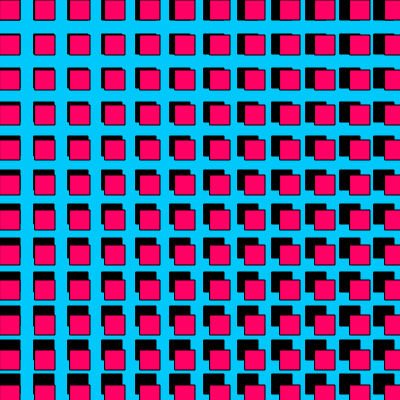
Frame 1 (no input)
Frame 60 (no input): identical to frame 1, image omitted
Frame 120 (the mouse pressed at the canvas centre since frame 60): identical to frame 1, image omitted

The p5.js sketch that drew this single still picture (run headless with seeded random() and noise() and a simulated clock; from frame 60 on, the mouse is pressed at the canvas centre):

// p5.js sketch
// ── sketch.js
let state = 0;

function setup() {
  createCanvas(400, 400);
  angleMode(DEGREES);
}

function draw() {
  background(220);

  switch (state) {
    case 0:
      background(0, 200, 250);
      for (let j = 0; j <= height; j += 34) {
        for (let i = 0; i <= width; i += 34) {
          fill(0);
          rect(i, j, 20, 20);
        }
      }
      for (let j = 0; j <= height; j += 35) {
        for (let i = 0; i <= width; i += 35) {
          fill(255, 0, 100);
          rect(i, j, 20, 20);
        }
      }
      break;

    case 1:
      background("green");
      for (let j = 0; j <= height; j += 25) {
        for (let i = 0; i <= width; i += 35) {
          fill(255, 255, 100);
          rect(i, j, 30, 20);
        }
      }
      break;

    case 2:
      background("gray");
      for (let j = 0; j <= height; j += 15) {
        for (let i = 0; i <= width; i += 65) {
          fill('blue');
          rect(i, j, 50, 10, 15, 15, 15, 15);
        }
      }
      break;

    case 3:
      background("brown");
      for (let j = 0; j <= height; j += 65) {
        for (let i = 0; i <= width; i += 65) {
          fill(255, 248, 220, 35);
          rect(i, j, 60, 60);
        }
      }
      break;
  
    case 4:
      background("white");
      for (let j = 0; j <= height; j += 15) {
        for (let i = 0; i <= width; i += 15) {
          fill(random(220, 255));
          ellipse(i, j, 20, 20);
        }
      }
      break;
  }
}

function mouseReleased() {
  state++;
  if (state > 4) {
    state = 0;
  }
}
